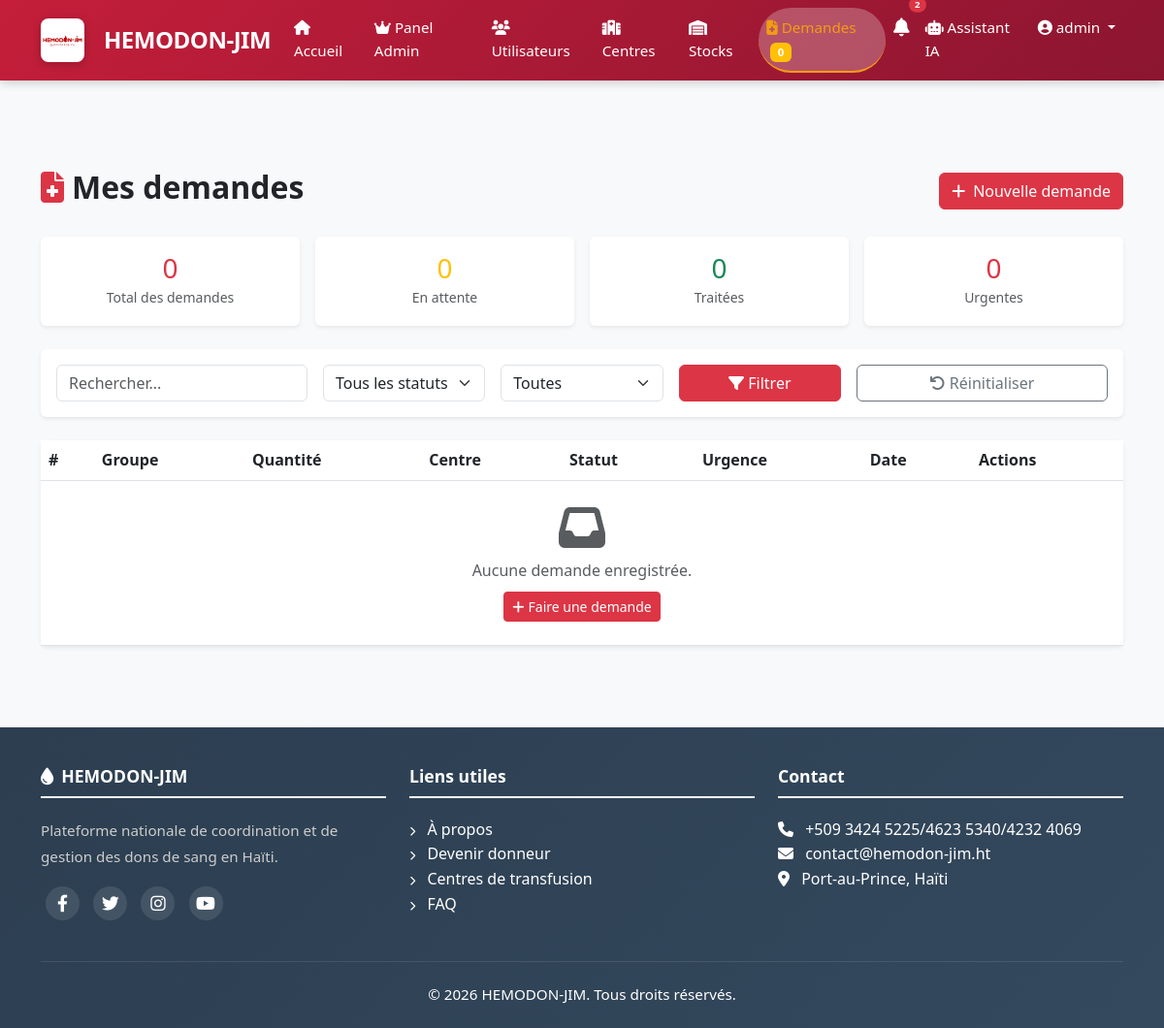
The app's page /mes-demandes/ (signed in), older data.
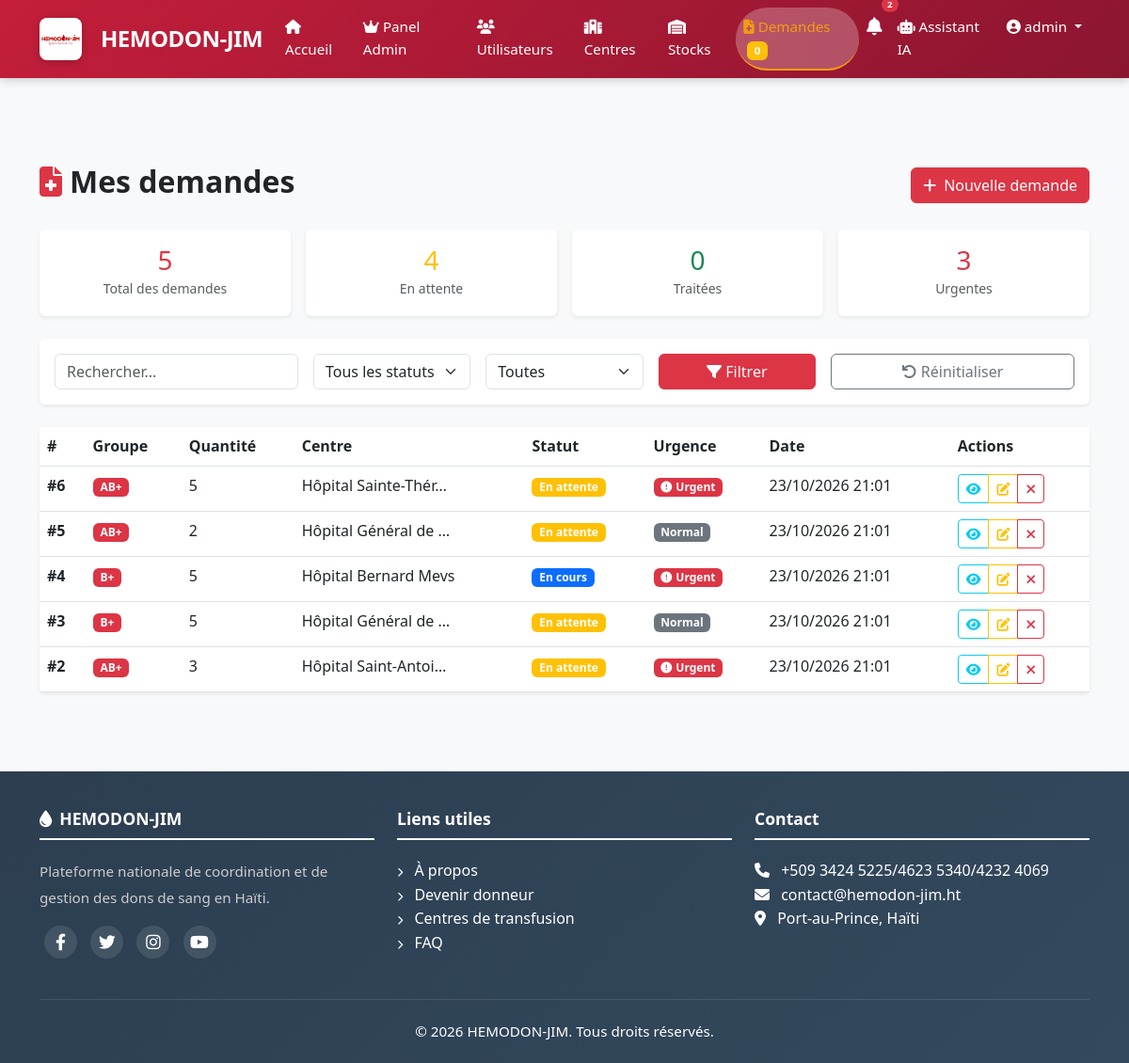
The same page, newer data.
### apps/demandes/models.py (models this page shows, shortened)
class Demande(models.Model):
    STATUT_CHOICES = [
        ('en_attente', 'En attente'),
        ('en_cours', 'En cours'),
        ('traitee', 'Traitée'),
        ('urgente', 'Urgente'),
        ('annulee', 'Annulée'),
    ]
    GROUPE_CHOICES = [
        ('A+', 'A+'), ('A-', 'A-'),
        ('B+', 'B+'), ('B-', 'B-'),
        ('AB+', 'AB+'), ('AB-', 'AB-'),
        ('O+', 'O+'), ('O-', 'O-'),
    ]
    demandeur = models.ForeignKey(
        User,
        on_delete=models.CASCADE,
        related_name='demandes'
    )
    centre_source = models.ForeignKey(
        Centre,
        on_delete=models.CASCADE,
        related_name='demandes_sortantes',
        null=True,
        blank=True,
        help_text="Centre qui fait la demande"
    )
    centre_destination = models.ForeignKey(
        Centre,
        on_delete=models.CASCADE,
        related_name='demandes_entrantes',
        help_text="Centre qui recevra le sang"
    )
    groupe_sanguin = models.CharField(max_length=3, choices=GROUPE_CHOICES)
    quantite_necessaire = models.IntegerField(help_text="Nombre de poches nécessaires")
    statut = models.CharField(max_length=20, choices=STATUT_CHOICES, default='en_attente')
    urgence = models.BooleanField(default=False)
    notes = models.TextField(blank=True, null=True)
    date_demande = models.DateTimeField(auto_now_add=True)
    date_traitement = models.DateTimeField(null=True, blank=True)
    created_at = models.DateTimeField(auto_now_add=True)
    updated_at = models.DateTimeField(auto_now=True)
    class Meta:
        db_table = 'demandes'
        verbose_name = 'Demande'
        verbose_name_plural = 'Demandes'
        ordering = ['-date_demande']

### apps/centres/models.py (models this page shows, shortened)
class Centre(models.Model):
    TYPE_CHOICES = [
        ('public', 'Public'),
        ('prive', 'Privé'),
        ('ong', 'ONG'),
    ]
    nom = models.CharField(max_length=200)
    type = models.CharField(max_length=20, choices=TYPE_CHOICES)
    adresse = models.TextField()
    commune = models.CharField(max_length=100)
    departement = models.CharField(max_length=100)
    telephone = models.CharField(max_length=20)
    email = models.EmailField(blank=True, null=True)
    latitude = models.DecimalField(max_digits=9, decimal_places=6, null=True, blank=True)
    longitude = models.DecimalField(max_digits=9, decimal_places=6, null=True, blank=True)
    capacite_journaliere = models.IntegerField(default=50)
    horaires = models.TextField(blank=True, null=True)
    est_actif = models.BooleanField(default=True)
    responsable = models.ForeignKey(
        User,
        on_delete=models.SET_NULL,
        null=True,
        related_name='centre_responsable'
    )
    created_at = models.DateTimeField(auto_now_add=True)
    updated_at = models.DateTimeField(auto_now=True)
    class Meta:
        db_table = 'centres'
        verbose_name = 'Centre'
        verbose_name_plural = 'Centres'

### apps/demandes/views.py (the view)
# urls.py: path('mes-demandes/', views.demandes_list, name='list'),
@login_required
def demandes_list(request):
    demandes = Demande.objects.filter(demandeur=request.user).order_by('-date_demande')
    statut = request.GET.get('statut')
    if statut:
        demandes = demandes.filter(statut=statut)
    urgence = request.GET.get('urgence')
    if urgence == 'true':
        demandes = demandes.filter(urgence=True)
    search = request.GET.get('search')
    if search:
        demandes = demandes.filter(
            Q(id__icontains=search) |
            Q(centre_destination__nom__icontains=search)
        )
    paginator = Paginator(demandes, 10)
    page_number = request.GET.get('page')
    demandes_page = paginator.get_page(page_number)
    stats = {
        'total': Demande.objects.filter(demandeur=request.user).count(),
        'en_attente': Demande.objects.filter(demandeur=request.user, statut='en_attente').count(),
        'traitees': Demande.objects.filter(demandeur=request.user, statut='traitee').count(),
        'urgentes': Demande.objects.filter(demandeur=request.user, urgence=True).count(),
    }
    context = {
        'demandes': demandes_page,
        'stats': stats,
        'statuts': Demande.STATUT_CHOICES,
        'title': 'Mes demandes - HEMODON-JIM',
        'active_page': 'demandes',
    }
    return render(request, 'demandes/list.html', context)

### apps/authentification/context_processors.py (called while the page is built)
def user_notifications_count(request):
    count = 0
    if request.user.is_authenticated:
        count = Notification.objects.filter(
            models.Q(pour_tous=True) | models.Q(utilisateurs=request.user),
            est_lue=False
        ).distinct().count()
        print(f"Notifications non lues pour {request.user.username}: {count}")
    return {'user_notifications_count': count}

### apps/demandes/templates/demandes/list.html (shortened to what the changed rows need)
{% extends 'base.html' %}
{% load static %}
{% block content %}
<div class="container py-4">
    <div class="d-flex justify-content-between align-items-center mb-4">
        <h1 class="h2 fw-bold">
            <i class="fas fa-file-medical text-danger me-2"></i>Mes demandes
        </h1>
    </div>
    <div class="row g-3 mb-4">
        <div class="col-md-3 col-6">
            <div class="card text-center border-0 shadow-sm">
                <div class="card-body">
                    <h3 class="text-danger mb-0">{{ stats.total }}</h3>
                    <small class="text-muted">Total des demandes</small>
                </div>
            </div>
        </div>
        <div class="col-md-3 col-6">
            <div class="card text-center border-0 shadow-sm">
                <div class="card-body">
                    <h3 class="text-warning mb-0">{{ stats.en_attente }}</h3>
                    <small class="text-muted">En attente</small>
                </div>
            </div>
        </div>
        <div class="col-md-3 col-6">
            <div class="card text-center border-0 shadow-sm">
                <div class="card-body">
                    <h3 class="text-danger mb-0">{{ stats.urgentes }}</h3>
                    <small class="text-muted">Urgentes</small>
                </div>
            </div>
        </div>
    </div>
    <div class="card border-0 shadow-sm">
        <div class="card-body p-0">
            <div class="table-responsive">
                <table class="table table-hover mb-0">
                    <thead class="bg-light">
                        <tr>
                            <th>#</th>
                            <th>Groupe</th>
                            <th>Quantité</th>
                            <th>Centre</th>
                            <th>Statut</th>
                            <th>Urgence</th>
                            <th>Date</th>
                            <th>Actions</th>
                        </tr>
                    </thead>
                    <tbody>
                        {% for demande in demandes %}
                        <tr>
                            <td><strong>#{{ demande.id }}</strong></td>
                            <td>
                                <span class="badge bg-danger">{{ demande.groupe_sanguin }}</span>
                            </td>
                            <td>{{ demande.quantite_necessaire }}</td>
                            <td>{{ demande.centre_destination.nom|truncatechars:20 }}</td>
                            <td>
                                <span class="badge {% if demande.statut == 'traitee' %}bg-success{% elif demande.statut == 'urgente' %}bg-danger{% elif demande.statut == 'en_attente' %}bg-warning{% elif demande.statut == 'en_cours' %}bg-primary{% else %}bg-secondary{% endif %}">
                                    {{ demande.get_statut_display }}
                                </span>
                            </td>
                            <td>
                                {% if demande.urgence %}
                                <span class="badge bg-danger">
                                    <i class="fas fa-exclamation-circle me-1"></i>Urgent
                                </span>
                                {% else %}
                                <span class="badge bg-secondary">Normal</span>
                                {% endif %}
                            </td>
                            <td>{{ demande.date_demande|date:"d/m/Y H:i" }}</td>
                            <td>
                                <div class="btn-group btn-group-sm">
                                    <a href="{% url 'demandes:detail' demande.id %}" class="btn btn-outline-info">
                                        <i class="fas fa-eye"></i>
                                    </a>
                                    {% if user.is_superuser or user.groupe == 'admin' or user.groupe == 'pnts' or user.groupe == 'hospitalier' %}
                                    <a href="{% url 'demandes:update' demande.id %}" class="btn btn-outline-warning">
                                        <i class="fas fa-edit"></i>
                                    </a>
                                    {% endif %}
                                    {% if demande.statut in 'en_attente,en_cours' and user.is_superuser or user.groupe == 'admin' or user.groupe == 'pnts' %}
                                    <a href="{% url 'demandes:annuler' demande.id %}" class="btn btn-outline-danger">
                                        <i class="fas fa-times"></i>
                                    </a>
                                    {% endif %}
                                </div>
                            </td>
                        </tr>
                        {% empty %}
                        <tr>
                            <td colspan="8" class="text-center py-4">
                                <i class="fas fa-inbox fa-3x text-muted d-block mb-2"></i>
                                <p class="text-muted mb-0">Aucune demande enregistrée.</p>
                                <a href="{% url 'demandes:create' %}" class="btn btn-danger btn-sm mt-2">
                                    <i class="fas fa-plus me-1"></i>Faire une demande
                                </a>
                            </td>
                        </tr>
                        {% endfor %}
                    </tbody>
                </table>
            </div>
        </div>
    </div>
</div>
{% endblock %}

Row changes from the older to the newer data that the page shows:
added Demande: id "6", groupe_sanguin "AB+", quantite_necessaire "5", centre_destination.nom "Hôpital Sainte-Thér…", statut "En attente", urgence True (drawn), date_demande "23/10/2026 21:01"
added Demande: id "5", groupe_sanguin "AB+", quantite_necessaire "2", centre_destination.nom "Hôpital Général de …", statut "En attente", urgence "Normal", date_demande "23/10/2026 21:01"
added Demande: id "4", groupe_sanguin "B+", quantite_necessaire "5", centre_destination.nom "Hôpital Bernard Mevs", statut "En cours", urgence True (drawn), date_demande "23/10/2026 21:01"
added Demande: id "3", groupe_sanguin "B+", quantite_necessaire "5", centre_destination.nom "Hôpital Général de …", statut "En attente", urgence "Normal", date_demande "23/10/2026 21:01"
added Demande: id "2", groupe_sanguin "AB+", quantite_necessaire "3", centre_destination.nom "Hôpital Saint-Antoi…", statut "En attente", urgence True (drawn), date_demande "23/10/2026 21:01"
Text that changed along with them:
{{ stats.total }}: "0" → "5"
{{ stats.en_attente }}: "0" → "4"
{{ stats.urgentes }}: "0" → "3"
text no longer shown: "Aucune demande enregistrée. Faire une demande"
